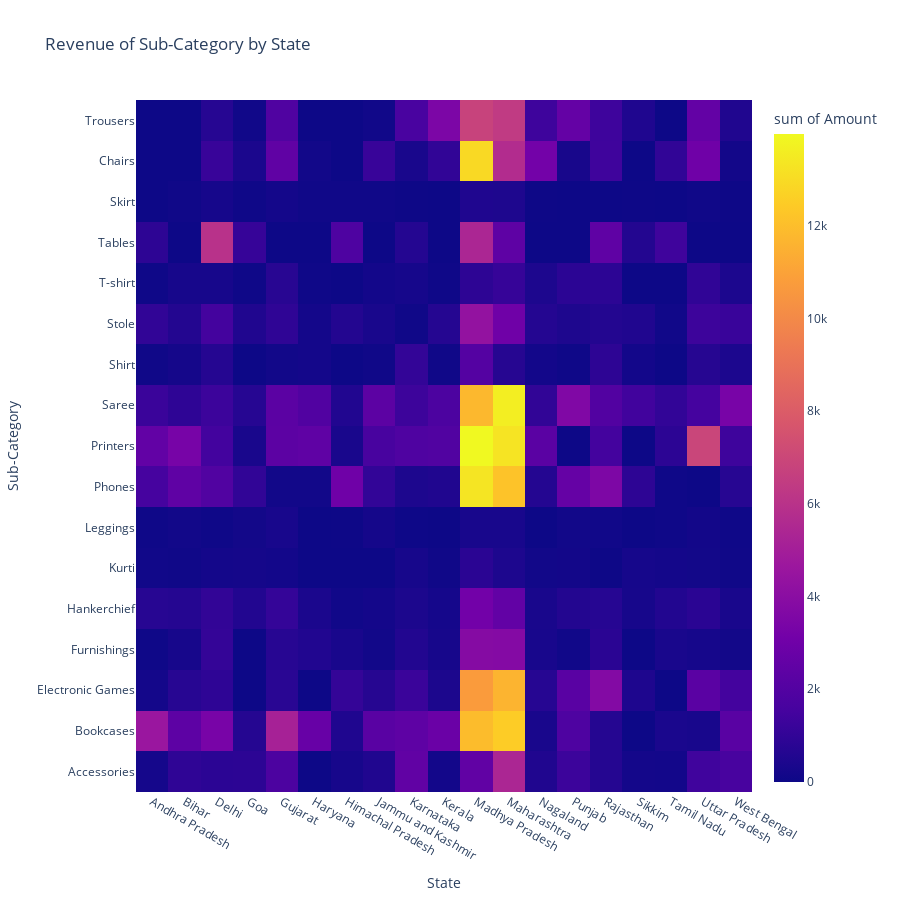

Source (notebook cell):
### Markdown cell above
### 3-4-2. **지역별 주력 판매상품(Sub-Category)별 매출 분석**

### Code cell
fig6 = px.density_heatmap(df_by_region,
                          x='State',
                          y='Sub-Category',
                          z='Amount',
                          title='Revenue of Sub-Category by State')
fig6.update_layout(width=900,height=900)
fig6.show()

### Figure 1 — Plotly figure (JSON) as saved in the notebook; plotly's stock layout.template omitted (floating-point values rounded to 4 significant figures; data arrays with more than 128 entries replaced by an {"elided": "..."} marker saying what was removed)
{"data": [{"coloraxis": "coloraxis", "histfunc": "sum", "hovertemplate": "State=%{x}<br>Sub-Category=%{y}<br>sum of Amount=%{z}<extra></extra>", "name": "", "type": "histogram2d", "x": {"elided": "277 str values"}, "xaxis": "x", "xbingroup": "x", "y": {"elided": "277 str values"}, "yaxis": "y", "ybingroup": "y", "z": {"elided": "277 int values"}}], "layout": {"coloraxis": {"colorbar": {"title": {"text": "sum of Amount"}}, "colorscale": [[0, "#0d0887"], [0.1111, "#46039f"], [0.2222, "#7201a8"], [0.3333, "#9c179e"], [0.4444, "#bd3786"], [0.5556, "#d8576b"], [0.6667, "#ed7953"], [0.7778, "#fb9f3a"], [0.8889, "#fdca26"], [1, "#f0f921"]]}, "height": 900, "legend": {"tracegroupgap": 0}, "title": {"text": "Revenue of Sub-Category by State"}, "width": 900, "xaxis": {"anchor": "y", "domain": [0, 1], "title": {"text": "State"}}, "yaxis": {"anchor": "x", "domain": [0, 1], "title": {"text": "Sub-Category"}}}}
